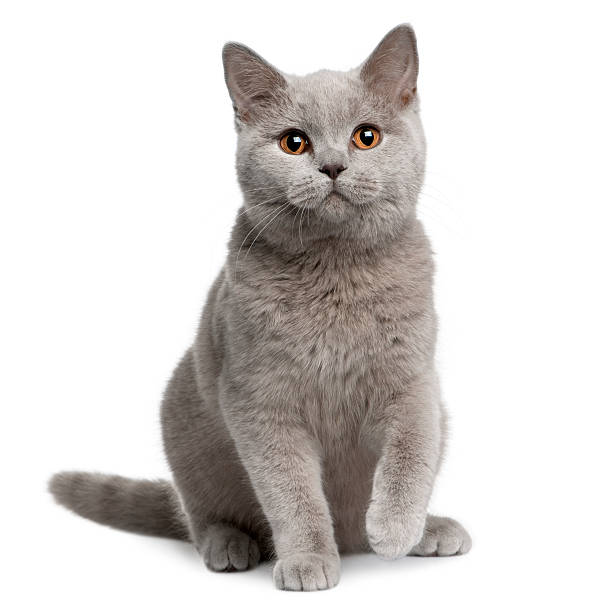
#> input picture Практические занятия/Практическое занятие 8. Обработка изображений, продолжение/8.1/cat2.jpg, 612 x 611 px
$ python main.py
#> lines starting #> are read from the running program, lines starting #| are printed output that depends on the picture
from PIL import Image

def crop_image(image_path, crop_area):
#> called with image_path = 'cat2.jpg', crop_area = (50, 50, 300, 300)
    image = Image.open(image_path)
#> image is the input picture: PIL image 612x611 RGB; mean R, G, B 215, 211.3, 209.1
    cropped_image = image.crop(crop_area)
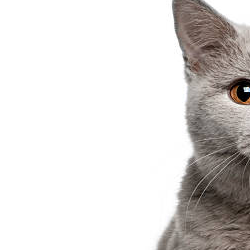
#> cropped_image: PIL image 250x250 RGB; mean R, G, B 220.7, 217.9, 216.2
    cropped_image.show()
    cropped_image.save('cropped_cat.jpg')

crop_area = (50, 50, 300, 300)
crop_image('cat2.jpg', crop_area)
